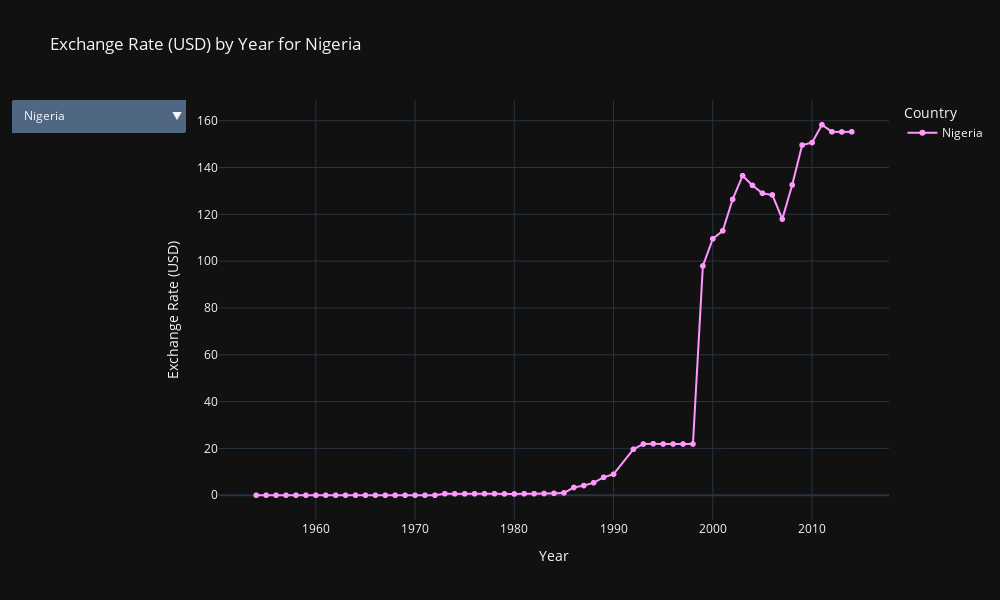

Write notebook code for a chart like this one.
### Code cell
fig = px.line(df, x='year', y='exch_usd', color='country', 
              title="Exchange Rate (USD) by Year for Each Country",
               template='plotly_dark',
              markers=True)

fig.update_layout(
    xaxis_title='Year',
    yaxis_title='Exchange Rate (USD)',
    legend_title='Country',
    height=600,
    width=1000,
    updatemenus=[
        {
            "buttons": [
                {
                    "method": "update",
                    "label": country,
                    "args": [
                        {"visible": [c == country for c in df["country"].unique()]},
                        {"title": f"Exchange Rate (USD) by Year for {country}"}
                    ],
                } for country in df["country"].unique()
            ],
            "direction": "down",
            "showactive": True,
        }
    ]
)

fig.show()

### Figure 1 — Plotly figure (JSON) as saved in the notebook; plotly's stock layout.template omitted (floating-point values rounded to 4 significant figures; data arrays with more than 128 entries replaced by an {"elided": "..."} marker saying what was removed)
{"data": [{"hovertemplate": "country=Algeria<br>year=%{x}<br>exch_usd=%{y}<extra></extra>", "legendgroup": "Algeria", "line": {"color": "#636efa", "dash": "solid"}, "marker": {"symbol": "circle"}, "mode": "lines+markers", "name": "Algeria", "showlegend": true, "type": "scattergl", "visible": false, "x": [1870, 1871, 1872, 1873, 1874, 1875, 1876, 1877, 1878, 1879, 1880, 1881, 1882, 1883, 1884, 1939, 1940, 1941, 1942, 1943, 1944, 1945, 1946, 1947, 1948, 1949, 1950, 1951, 1952, 1953, 1954, 1955, 1956, 1957, 1958, 1959, 1960, 1961, 1968, 1969, 1970, 1971, 1972, 1973, 1974, 1975, 1976, 1977, 1978, 1979, 1980, 1981, 1982, 1983, 1984, 1985, 1986, 1987, 1988, 1989, 1990, 1991, 1992, 1993, 1994, 1995, 1996, 1997, 1998, 1999, 2000, 2001, 2002, 2003, 2004, 2005, 2006, 2007, 2008, 2009, 2010, 2011, 2012, 2013, 2014], "xaxis": "x", "y": [0.05226, 0.0528, 0.05227, 0.05168, 0.05131, 0.05155, 0.05187, 0.05187, 0.05195, 0.05203, 0.05236, 0.05203, 0.05076, 0.052, 0.05217, 0.449, 0.4919, 0.4494, 0.75, 0.5, 0.5, 1.191, 1.191, 1.193, 2.662, 3.49, 3.499, 3.5, 3.5, 3.5, 3.5, 3.5, 3.5, 4.199, 4.906, 4.909, 4.937, 4.937, 4.937, 4.937, 4.937, 4.644, 4.556, 4.185, 3.997, 4.125, 4.359, 4.035, 3.834, 3.756, 3.971, 4.378, 4.636, 4.917, 5.123, 4.773, 4.824, 4.936, 6.731, 8.032, 12.19, 21.39, 22.78, 24.12, 42.89, 52.17, 56.19, 58.41, 60.35, 69.31, 75.34, 77.82, 79.72, 72.61, 72.61, 73.38, 71.16, 66.83, 71.18, 72.73, 74.94, 76.06, 78.1, 78.15, 87.97], "yaxis": "y"}, {"hovertemplate": "country=Angola<br>year=%{x}<br>exch_usd=%{y}<extra></extra>", "legendgroup": "Angola", "line": {"color": "#EF553B", "dash": "solid"}, "marker": {"symbol": "circle"}, "mode": "lines+markers", "name": "Angola", "showlegend": true, "type": "scattergl", "visible": false, "x": [1921, 1922, 1923, 1924, 1925, 1926, 1927, 1928, 1929, 1930, 1931, 1932, 1933, 1934, 1935, 1936, 1937, 1938, 1939, 1940, 1941, 1942, 1943, 1944, 1945, 1946, 1947, 1948, 1949, 1950, 1951, 1952, 1953, 1954, 1955, 1956, 1957, 1958, 1959, 1960, 1961, 1962, 1970, 1971, 1972, 1973, 1974, 1975, 1976, 1977, 1978, 1979, 1980, 1991, 1992, 1993, 1994, 1995, 1996, 1997, 1998, 1999, 2000, 2001, 2002, 2003, 2004, 2005, 2006, 2007, 2008, 2009, 2010, 2011, 2012, 2013, 2014], "xaxis": "x", "y": [1.25e-08, 2.21e-08, 2.81e-08, 2.08e-08, 1.95e-08, 1.95e-08, 2.02e-08, 2.27e-08, 2.22e-08, 2.23e-08, 3.1e-08, 3.31e-08, 2.13e-08, 2.22e-08, 2.23e-08, 2.25e-08, 2.21e-08, 2.36e-08, 2.77e-08, 2.51e-08, 2.5e-08, 2.5e-08, 2.5e-08, 2.5e-08, 2.5e-08, 2.63e-08, 2.5e-08, 2.58e-08, 2.86e-08, 2.91e-08, 2.91e-08, 2.9e-08, 2.9e-08, 2.88e-08, 2.88e-08, 2.88e-08, 2.88e-08, 2.88e-08, 2.89e-08, 2.88e-08, 2.88e-08, 2.89e-08, 2.88e-08, 2.76e-08, 2.7e-08, 2.58e-08, 2.46e-08, 2.75e-08, 2.99e-08, 2.99e-08, 2.99e-08, 2.99e-08, 2.99e-08, 1.8e-07, 5.5e-07, 6.5e-06, 0.0005093, 0.005692, 0.202, 0.2624, 0.6965, 5.58, 16.82, 31.95, 58.67, 79.08, 85.99, 80.78, 80.26, 75.02, 75.17, 89.4, 92.64, 95.27, 95.83, 97.56, 101.5], "yaxis": "y"}, {"hovertemplate": "country=Central African Republic<br>year=%{x}<br>exch_usd=%{y}<extra></extra>", "legendgroup": "Central African Republic", "line": {"color": "#00cc96", "dash": "solid"}, "marker": {"symbol": "circle"}, "mode": "lines+markers", "name": "Central African Republic", "showlegend": true, "type": "scattergl", "visible": false, "x": [1957, 1958, 1959, 1960, 1961, 1962, 1963, 1964, 1965, 1966, 1967, 1968, 1969, 1970, 1971, 1972, 1973, 1974, 1975, 1976, 1977, 1978, 1979, 1980, 1981, 1982, 1983, 1984, 1985, 1986, 1987, 1988, 1989, 1990, 1991, 1992, 1993, 1994, 1995, 1996, 1997, 1998, 1999, 2000, 2001, 2002, 2003, 2004, 2005, 2006, 2007, 2008, 2009, 2010, 2011, 2012, 2013, 2014], "xaxis": "x", "y": [209.9, 245.3, 245.4, 245.1, 245.1, 245.0, 245.1, 245.0, 245.1, 247.6, 245.4, 247.4, 277.9, 276.0, 261.2, 256.0, 235.4, 222.2, 224.3, 248.5, 235.2, 209.0, 201.0, 225.8, 287.4, 336.2, 417.4, 479.6, 378.0, 322.7, 267.0, 302.9, 289.4, 256.4, 259.0, 275.3, 294.8, 534.6, 490.0, 523.7, 598.8, 562.2, 653.0, 705.0, 744.3, 625.5, 519.4, 481.6, 556.0, 498.1, 445.6, 471.3, 455.3, 490.9, 507.0, 497.2, 475.6, 540.3], "yaxis": "y"}, {"hovertemplate": "country=Ivory Coast<br>year=%{x}<br>exch_usd=%{y}<extra></extra>", "legendgroup": "Ivory Coast", "line": {"color": "#ab63fa", "dash": "solid"}, "marker": {"symbol": "circle"}, "mode": "lines+markers", "name": "Ivory Coast", "showlegend": true, "type": "scattergl", "visible": false, "x": [1952, 1953, 1954, 1955, 1956, 1957, 1958, 1959, 1960, 1961, 1962, 1963, 1964, 1965, 1966, 1967, 1968, 1969, 1970, 1971, 1972, 1973, 1974, 1975, 1976, 1977, 1978, 1979, 1980, 1981, 1982, 1983, 1984, 1985, 1986, 1987, 1988, 1989, 1990, 1991, 1992, 1993, 1994, 1995, 1996, 1997, 1998, 1999, 2000, 2001, 2002, 2003, 2004, 2005, 2006, 2007, 2008, 2009, 2010, 2011, 2012, 2013, 2014], "xaxis": "x", "y": [0, 0, 0, 0, 0, 0, 0, 0, 0, 0, 0, 0, 0, 0, 0, 0, 0, 0, 278, 264, 255.5, 238, 222, 220, 247, 236, 243.5, 205, 221, 290, 352, 450, 486.5, 380, 319, 277, 310, 305, 267, 265, 278, 297, 540, 495, 525.7, 616, 576, 0, 0, 0, 0, 0, 0, 0, 0, 0, 0, 0, 0, 0, 0, 0, 0], "yaxis": "y"}, {"hovertemplate": "country=Egypt<br>year=%{x}<br>exch_usd=%{y}<extra></extra>", "legendgroup": "Egypt", "line": {"color": "#FFA15A", "dash": "solid"}, "marker": {"symbol": "circle"}, "mode": "lines+markers", "name": "Egypt", "showlegend": true, "type": "scattergl", "visible": false, "x": {"elided": "155 int values"}, "xaxis": "x", "y": {"elided": "155 float values"}, "yaxis": "y"}, {"hovertemplate": "country=Kenya<br>year=%{x}<br>exch_usd=%{y}<extra></extra>", "legendgroup": "Kenya", "line": {"color": "#19d3f3", "dash": "solid"}, "marker": {"symbol": "circle"}, "mode": "lines+markers", "name": "Kenya", "showlegend": true, "type": "scattergl", "visible": false, "x": [1948, 1949, 1950, 1951, 1952, 1953, 1954, 1955, 1956, 1957, 1958, 1959, 1960, 1961, 1962, 1963, 1964, 1965, 1966, 1967, 1968, 1969, 1970, 1971, 1972, 1973, 1974, 1975, 1976, 1977, 1978, 1979, 1980, 1981, 1982, 1983, 1984, 1985, 1986, 1987, 1988, 1989, 1990, 1991, 1992, 1993, 1994, 1995, 1996, 1997, 1998, 1999, 2000, 2001, 2002, 2003, 2004, 2005, 2006, 2007, 2008, 2009, 2010, 2011, 2012, 2013, 2014], "xaxis": "x", "y": [4.958, 4.958, 7.143, 7.143, 7.143, 7.143, 7.143, 7.143, 7.143, 7.143, 7.143, 7.143, 7.143, 7.143, 7.143, 7.143, 7.143, 7.143, 7.143, 7.143, 7.143, 7.143, 7.143, 7.143, 7.143, 6.9, 7.143, 7.143, 8.27, 7.947, 7.159, 7.328, 7.568, 10.29, 12.72, 13.8, 15.78, 16.28, 16.04, 16.51, 18.6, 21.6, 24.08, 28.07, 36.22, 68.16, 44.84, 55.94, 55.02, 62.68, 61.91, 72.93, 78.04, 78.6, 77.07, 76.14, 77.34, 72.37, 69.4, 62.67, 77.71, 75.82, 80.75, 85.07, 86.0, 86.31, 89.35], "yaxis": "y"}, {"hovertemplate": "country=Mauritius<br>year=%{x}<br>exch_usd=%{y}<extra></extra>", "legendgroup": "Mauritius", "line": {"color": "#FF6692", "dash": "solid"}, "marker": {"symbol": "circle"}, "mode": "lines+markers", "name": "Mauritius", "showlegend": true, "type": "scattergl", "visible": false, "x": [1947, 1948, 1949, 1950, 1951, 1952, 1953, 1954, 1955, 1956, 1957, 1958, 1959, 1960, 1961, 1962, 1963, 1964, 1965, 1966, 1967, 1968, 1969, 1970, 1971, 1972, 1973, 1974, 1975, 1976, 1977, 1978, 1979, 1980, 1981, 1982, 1983, 1984, 1985, 1986, 1987, 1988, 1989, 1990, 1991, 1992, 1993, 1994, 1995, 1996, 1997, 1998, 1999, 2000, 2001, 2002, 2003, 2004, 2005, 2006, 2007, 2008, 2009, 2010, 2011, 2012, 2013, 2014], "xaxis": "x", "y": [3.308, 3.308, 4.762, 4.762, 4.792, 4.745, 4.743, 4.788, 4.755, 4.787, 4.663, 4.758, 4.762, 4.755, 4.748, 4.758, 4.768, 4.779, 4.757, 4.779, 5.541, 5.592, 5.554, 5.57, 5.224, 5.678, 5.739, 5.677, 6.589, 6.639, 6.35, 5.921, 7.585, 7.835, 10.33, 10.86, 12.72, 15.6, 14.31, 13.14, 12.18, 13.83, 15.0, 14.32, 14.79, 17.0, 18.66, 17.86, 17.66, 17.97, 22.27, 24.78, 25.47, 27.88, 30.39, 29.2, 26.09, 28.2, 30.67, 34.34, 28.22, 31.76, 30.29, 30.39, 29.33, 30.52, 30.13, 31.74], "yaxis": "y"}, {"hovertemplate": "country=Morocco<br>year=%{x}<br>exch_usd=%{y}<extra></extra>", "legendgroup": "Morocco", "line": {"color": "#B6E880", "dash": "solid"}, "marker": {"symbol": "circle"}, "mode": "lines+markers", "name": "Morocco", "showlegend": true, "type": "scattergl", "visible": false, "x": [1940, 1941, 1942, 1943, 1944, 1945, 1946, 1947, 1948, 1949, 1950, 1951, 1952, 1953, 1954, 1955, 1956, 1957, 1958, 1959, 1960, 1961, 1962, 1963, 1964, 1965, 1966, 1967, 1968, 1969, 1970, 1971, 1972, 1973, 1974, 1975, 1976, 1977, 1978, 1979, 1980, 1981, 1982, 1983, 1984, 1985, 1986, 1987, 1988, 1989, 1990, 1991, 1992, 1993, 1994, 1995, 1996, 1997, 1998, 1999, 2000, 2001, 2002, 2003, 2004, 2005, 2006, 2007, 2008, 2009, 2010, 2011, 2012, 2013, 2014], "xaxis": "x", "y": [0.917, 0.917, 0.75, 0.5, 0.5674, 0.5657, 1.223, 1.223, 1.223, 2.197, 3.582, 3.582, 3.582, 3.582, 3.582, 3.582, 3.582, 3.587, 4.296, 4.908, 5.061, 5.061, 5.024, 5.023, 5.023, 5.024, 5.027, 5.028, 5.041, 5.049, 5.027, 4.76, 4.557, 3.885, 4.155, 3.838, 4.204, 4.32, 3.886, 3.739, 4.334, 5.333, 6.268, 8.061, 9.551, 9.621, 8.712, 7.8, 8.211, 8.122, 8.043, 8.15, 9.049, 9.651, 8.96, 8.469, 8.8, 9.714, 9.255, 10.09, 10.62, 11.56, 10.17, 8.75, 8.218, 9.249, 8.457, 7.713, 8.098, 7.86, 8.357, 8.577, 8.434, 8.15, 8.82], "yaxis": "y"}, {"hovertemplate": "country=Nigeria<br>year=%{x}<br>exch_usd=%{y}<extra></extra>", "legendgroup": "Nigeria", "line": {"color": "#FF97FF", "dash": "solid"}, "marker": {"symbol": "circle"}, "mode": "lines+markers", "name": "Nigeria", "showlegend": true, "type": "scattergl", "visible": true, "x": [1954, 1955, 1956, 1957, 1958, 1959, 1960, 1961, 1962, 1963, 1964, 1965, 1966, 1967, 1968, 1969, 1970, 1971, 1972, 1973, 1974, 1975, 1976, 1977, 1978, 1979, 1980, 1981, 1982, 1983, 1984, 1985, 1986, 1987, 1988, 1989, 1990, 1992, 1993, 1994, 1995, 1996, 1997, 1998, 1999, 2000, 2001, 2002, 2003, 2004, 2005, 2006, 2007, 2008, 2009, 2010, 2011, 2012, 2013, 2014], "xaxis": "x", "y": [0, 0, 0, 0, 0, 0, 0, 0, 0, 0, 0, 0, 0, 0, 0, 0, 0, 0, 0, 0.6579, 0.6162, 0.6147, 0.6311, 0.6514, 0.6481, 0.5706, 0.5445, 0.6369, 0.6702, 0.7486, 0.8083, 0.9996, 3.317, 4.141, 5.353, 7.651, 9.001, 19.65, 21.88, 22.0, 21.89, 21.89, 21.89, 21.89, 97.95, 109.5, 113.0, 126.4, 136.5, 132.3, 129, 128.3, 118.0, 132.6, 149.6, 150.7, 158.3, 155.3, 155.2, 155.2], "yaxis": "y"}, {"hovertemplate": "country=South Africa<br>year=%{x}<br>exch_usd=%{y}<extra></extra>", "legendgroup": "South Africa", "line": {"color": "#FECB52", "dash": "solid"}, "marker": {"symbol": "circle"}, "mode": "lines+markers", "name": "South Africa", "showlegend": true, "type": "scattergl", "visible": false, "x": [1900, 1901, 1902, 1903, 1904, 1905, 1906, 1907, 1908, 1909, 1910, 1911, 1912, 1913, 1914, 1915, 1916, 1917, 1918, 1919, 1920, 1921, 1922, 1923, 1924, 1925, 1926, 1927, 1928, 1929, 1930, 1931, 1932, 1933, 1934, 1935, 1936, 1937, 1938, 1939, 1940, 1941, 1942, 1943, 1944, 1945, 1946, 1947, 1948, 1949, 1950, 1951, 1952, 1953, 1954, 1955, 1956, 1957, 1958, 1959, 1960, 1961, 1962, 1963, 1964, 1965, 1966, 1967, 1968, 1969, 1970, 1971, 1972, 1973, 1974, 1975, 1976, 1977, 1978, 1979, 1980, 1981, 1982, 1983, 1984, 1985, 1986, 1987, 1988, 1989, 1990, 1991, 1992, 1993, 1994, 1995, 1996, 1997, 1998, 1999, 2000, 2001, 2002, 2003, 2004, 2005, 2006, 2007, 2008, 2009, 2010, 2011, 2012, 2013], "xaxis": "x", "y": [0.2061, 0.2045, 0.2049, 0.2047, 0.2046, 0.2049, 0.2053, 0.2041, 0.2052, 0.2049, 0.2048, 0.2051, 0.2049, 0.2049, 0.1893, 0.2063, 0.2097, 0.2099, 0.2098, 0.2099, 0.2532, 0.2406, 0.217, 0.213, 0.213, 0.2057, 0.2056, 0.2065, 0.2065, 0.2065, 0.2065, 0.2065, 0.2084, 0.1963, 0.1963, 0.2039, 0.2008, 0.202, 0.2012, 0.2157, 0.2512, 0.2512, 0.2512, 0.2512, 0.2512, 0.2497, 0.2497, 0.3077, 0.2898, 0.3175, 0.3572, 0.3572, 0.3572, 0.3572, 0.3572, 0.3572, 0.3572, 0.3568, 0.3554, 0.3555, 0.3557, 0.3557, 0.3557, 0.3573, 0.3576, 0.3571, 0.3571, 0.7093, 0.7119, 0.7149, 0.7131, 0.696, 0.7394, 0.6667, 0.6678, 0.6725, 0.8673, 0.8681, 0.8684, 0.8244, 0.7454, 0.9566, 1.076, 1.222, 1.985, 2.558, 2.183, 1.93, 2.378, 2.536, 2.563, 2.743, 3.053, 3.397, 3.543, 3.647, 4.683, 4.867, 5.86, 6.154, 7.569, 12.13, 8.64, 6.64, 5.63, 6.325, 6.97, 6.81, 9.305, 7.38, 6.632, 8.143, 8.501, 10.49], "yaxis": "y"}, {"hovertemplate": "country=Tunisia<br>year=%{x}<br>exch_usd=%{y}<extra></extra>", "legendgroup": "Tunisia", "line": {"color": "#636efa", "dash": "solid"}, "marker": {"symbol": "circle"}, "mode": "lines+markers", "name": "Tunisia", "showlegend": true, "type": "scattergl", "visible": false, "x": [1940, 1941, 1942, 1943, 1944, 1945, 1946, 1947, 1948, 1949, 1950, 1951, 1952, 1953, 1954, 1955, 1956, 1957, 1958, 1959, 1960, 1961, 1962, 1963, 1964, 1965, 1966, 1967, 1968, 1969, 1970, 1971, 1972, 1973, 1974, 1975, 1976, 1977, 1978, 1979, 1980, 1981, 1982, 1983, 1984, 1985, 1986, 1987, 1988, 1989, 1990, 1991, 1992, 1993, 1994, 1995, 1996, 1997, 1998, 1999, 2000, 2001, 2002, 2003, 2004, 2005, 2006, 2007, 2008, 2009, 2010, 2011, 2012, 2013, 2014], "xaxis": "x", "y": [49.19, 44.94, 129.8, 50, 55.35, 55.19, 119.3, 119.3, 119.3, 214.3, 349.5, 349.5, 349.5, 349.5, 349.5, 349.5, 349.5, 350, 0.4197, 0.42, 0.42, 0.42, 0.42, 0.42, 0.42, 0.52, 0.52, 0.52, 0.52, 0.52, 0.52, 0.48, 0.475, 0.3865, 0.425, 0.4712, 0.5587, 0.4275, 0.46, 0.405, 0.4187, 0.5156, 0.6157, 0.7271, 0.8666, 0.757, 0.8402, 0.7779, 0.8984, 0.9046, 0.8367, 0.8645, 0.9506, 1.047, 0.9912, 0.9508, 0.9985, 1.147, 1.101, 1.252, 1.385, 1.468, 1.334, 1.208, 1.199, 1.363, 1.297, 1.221, 1.31, 1.317, 1.438, 1.499, 1.551, 1.653, 1.862], "yaxis": "y"}, {"hovertemplate": "country=Zambia<br>year=%{x}<br>exch_usd=%{y}<extra></extra>", "legendgroup": "Zambia", "line": {"color": "#EF553B", "dash": "solid"}, "marker": {"symbol": "circle"}, "mode": "lines+markers", "name": "Zambia", "showlegend": true, "type": "scattergl", "visible": false, "x": [1943, 1944, 1945, 1946, 1947, 1948, 1949, 1950, 1951, 1952, 1953, 1954, 1955, 1956, 1957, 1958, 1959, 1960, 1961, 1962, 1963, 1964, 1965, 1966, 1967, 1968, 1969, 1970, 1971, 1972, 1973, 1974, 1975, 1976, 1977, 1978, 1979, 1980, 1981, 1982, 1983, 1984, 1985, 1986, 1987, 1988, 1989, 1990, 1991, 1992, 1993, 1994, 1995, 1996, 1997, 1998, 1999, 2000, 2001, 2002, 2003, 2004, 2005, 2006, 2007, 2008, 2009, 2010, 2011, 2012, 2013, 2014], "xaxis": "x", "y": [0.0004976, 0.0004976, 0.0004968, 0.0004968, 0.0004958, 0.000496, 0.0007142, 0.000714, 0.000719, 0.0007118, 0.0007116, 0.000718, 0.0007136, 0.000718, 0.000712, 0.0007138, 0.0007144, 0.0007134, 0.0007122, 0.0007136, 0.000715, 0.0007168, 0.0007136, 0.0007168, 0.0007104, 0.0007168, 0.0007126, 0.0007141, 0.0007143, 0.0007143, 0.0006429, 0.0006429, 0.0006429, 0.0007934, 0.0007589, 0.0007862, 0.0007775, 0.0008031, 0.00088, 0.0009285, 0.001236, 0.002105, 0.00563, 0.01448, 0.0077, 0.0095, 0.01841, 0.0459, 0.08733, 0.315, 0.561, 0.699, 0.978, 1.287, 1.44, 2.425, 2.76, 4.45, 3.735, 4.5, 4.4, 4.6, 3.34, 4.417, 3.83, 4.832, 4.631, 4.79, 5.114, 5.147, 5.52, 6.386], "yaxis": "y"}, {"hovertemplate": "country=Zimbabwe<br>year=%{x}<br>exch_usd=%{y}<extra></extra>", "legendgroup": "Zimbabwe", "line": {"color": "#00cc96", "dash": "solid"}, "marker": {"symbol": "circle"}, "mode": "lines+markers", "name": "Zimbabwe", "showlegend": true, "type": "scattergl", "visible": false, "x": [1921, 1922, 1923, 1927, 1928, 1929, 1930, 1931, 1932, 1933, 1934, 1935, 1936, 1937, 1938, 1939, 1940, 1941, 1942, 1943, 1944, 1945, 1946, 1947, 1948, 1949, 1950, 1951, 1952, 1953, 1954, 1955, 1956, 1957, 1958, 1959, 1960, 1961, 1962, 1963, 1964, 1965, 1966, 1967, 1968, 1969, 1970, 1971, 1972, 1973, 1974, 1975, 1976, 1977, 1978, 1979, 1980, 1981, 1982, 1983, 1984, 1985, 1986, 1987, 1988, 1989, 1990, 1991, 1992, 1993, 1994, 1995, 1996, 1997, 1998, 1999, 2000, 2001, 2002, 2003, 2004, 2005, 2006, 2007, 2008, 2009, 2010, 2011, 2012, 2013], "xaxis": "x", "y": [4.81e-27, 4.34e-27, 4.59e-27, 4.1e-27, 4.12e-27, 4.1e-27, 4.12e-27, 5.93e-27, 6.1e-27, 3.91e-27, 4.04e-27, 4.06e-27, 4.08e-27, 4e-27, 4.28e-27, 5.09e-27, 4.96e-27, 4.96e-27, 4.96e-27, 4.96e-27, 4.96e-27, 4.96e-27, 4.96e-27, 4.96e-27, 4.96e-27, 7.14e-27, 7.14e-27, 7.14e-27, 7.14e-27, 7.14e-27, 7.14e-27, 7.14e-27, 7.18e-27, 7.1e-27, 7.1e-27, 7.12e-27, 7.15e-27, 7.11e-27, 7.14e-27, 7.14e-27, 7.14e-27, 7.14e-27, 7.14e-27, 7.14e-27, 7.14e-27, 7.14e-27, 7.16e-27, 6.71e-27, 6.52e-27, 6.06e-27, 5.49e-27, 6.25e-27, 6.19e-27, 6.47e-27, 6.75e-27, 6.74e-27, 6.31e-27, 7.23e-27, 7.39e-27, 1.11e-26, 1.45e-26, 1.63e-26, 1.68e-26, 1.6e-26, 1.93e-26, 2.22e-26, 2.61e-26, 5.04e-26, 5.37e-26, 6.81e-26, 8.38e-26, 9.31e-26, 1.08e-25, 1.83e-25, 3.71e-25, 3.72e-25, 5.5e-25, 5.51e-25, 5.5e-25, 7.95e-24, 5.6e-23, 8.46e-22, 3e-19, 1.9e-16, 0.002, 354.8, 378.2, 361.9, 361.9, 361.9], "yaxis": "y"}], "layout": {"height": 600, "legend": {"title": {"text": "Country"}, "tracegroupgap": 0}, "title": {"text": "Exchange Rate (USD) by Year for Nigeria"}, "updatemenus": [{"active": 8, "buttons": [{"args": [{"visible": [true, false, false, false, false, false, false, false, false, false, false, false, false]}, {"title": "Exchange Rate (USD) by Year for Algeria"}], "label": "Algeria", "method": "update"}, {"args": [{"visible": [false, true, false, false, false, false, false, false, false, false, false, false, false]}, {"title": "Exchange Rate (USD) by Year for Angola"}], "label": "Angola", "method": "update"}, {"args": [{"visible": [false, false, true, false, false, false, false, false, false, false, false, false, false]}, {"title": "Exchange Rate (USD) by Year for Central African Republic"}], "label": "Central African Republic", "method": "update"}, {"args": [{"visible": [false, false, false, true, false, false, false, false, false, false, false, false, false]}, {"title": "Exchange Rate (USD) by Year for Ivory Coast"}], "label": "Ivory Coast", "method": "update"}, {"args": [{"visible": [false, false, false, false, true, false, false, false, false, false, false, false, false]}, {"title": "Exchange Rate (USD) by Year for Egypt"}], "label": "Egypt", "method": "update"}, {"args": [{"visible": [false, false, false, false, false, true, false, false, false, false, false, false, false]}, {"title": "Exchange Rate (USD) by Year for Kenya"}], "label": "Kenya", "method": "update"}, {"args": [{"visible": [false, false, false, false, false, false, true, false, false, false, false, false, false]}, {"title": "Exchange Rate (USD) by Year for Mauritius"}], "label": "Mauritius", "method": "update"}, {"args": [{"visible": [false, false, false, false, false, false, false, true, false, false, false, false, false]}, {"title": "Exchange Rate (USD) by Year for Morocco"}], "label": "Morocco", "method": "update"}, {"args": [{"visible": [false, false, false, false, false, false, false, false, true, false, false, false, false]}, {"title": "Exchange Rate (USD) by Year for Nigeria"}], "label": "Nigeria", "method": "update"}, {"args": [{"visible": [false, false, false, false, false, false, false, false, false, true, false, false, false]}, {"title": "Exchange Rate (USD) by Year for South Africa"}], "label": "South Africa", "method": "update"}, {"args": [{"visible": [false, false, false, false, false, false, false, false, false, false, true, false, false]}, {"title": "Exchange Rate (USD) by Year for Tunisia"}], "label": "Tunisia", "method": "update"}, {"args": [{"visible": [false, false, false, false, false, false, false, false, false, false, false, true, false]}, {"title": "Exchange Rate (USD) by Year for Zambia"}], "label": "Zambia", "method": "update"}, {"args": [{"visible": [false, false, false, false, false, false, false, false, false, false, false, false, true]}, {"title": "Exchange Rate (USD) by Year for Zimbabwe"}], "label": "Zimbabwe", "method": "update"}], "direction": "down", "showactive": true}], "width": 1000, "xaxis": {"anchor": "y", "autorange": true, "domain": [0, 1], "range": [1950.0, 2018.0], "title": {"text": "Year"}, "type": "linear"}, "yaxis": {"anchor": "x", "autorange": true, "domain": [0, 1], "range": [-10.57, 168.8], "title": {"text": "Exchange Rate (USD)"}, "type": "linear"}}}
